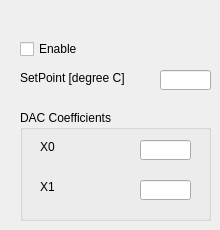
   <widget class="QWidget" name="TecTab">
    <attribute name="title">
     <string>Tec Control</string>
    </attribute>
    <widget class="QGroupBox" name="groupBox_24">
     <property name="geometry">
      <rect>
       <x>20</x>
       <y>110</y>
       <width>191</width>
       <height>111</height>
      </rect>
     </property>
     <property name="title">
      <string>DAC Coefficients</string>
     </property>
     <widget class="QLineEdit" name="TECX0Edt">
      <property name="geometry">
       <rect>
        <x>120</x>
        <y>30</y>
        <width>51</width>
        <height>20</height>
       </rect>
      </property>
     </widget>
     <widget class="QLineEdit" name="TECX1Edt">
      <property name="geometry">
       <rect>
        <x>120</x>
        <y>70</y>
        <width>51</width>
        <height>20</height>
       </rect>
      </property>
     </widget>
     <widget class="QLabel" name="label_99">
      <property name="geometry">
       <rect>
        <x>20</x>
        <y>30</y>
        <width>46</width>
        <height>14</height>
       </rect>
      </property>
      <property name="text">
       <string>X0</string>
      </property>
     </widget>
     <widget class="QLabel" name="label_100">
      <property name="geometry">
       <rect>
        <x>20</x>
        <y>70</y>
        <width>46</width>
        <height>14</height>
       </rect>
      </property>
      <property name="text">
       <string>X1</string>
      </property>
     </widget>
    </widget>
    <widget class="QCheckBox" name="TECEnableChk">
     <property name="geometry">
      <rect>
       <x>20</x>
       <y>40</y>
       <width>72</width>
       <height>18</height>
      </rect>
     </property>
     <property name="text">
      <string>Enable</string>
     </property>
    </widget>
    <widget class="QLineEdit" name="SetPointEdt">
     <property name="geometry">
      <rect>
       <x>160</x>
       <y>70</y>
       <width>51</width>
       <height>20</height>
      </rect>
     </property>
    </widget>
    <widget class="QLabel" name="label_98">
     <property name="geometry">
      <rect>
       <x>20</x>
       <y>70</y>
       <width>131</width>
       <height>16</height>
      </rect>
     </property>
     <property name="text">
      <string>SetPoint [degree C]</string>
     </property>
    </widget>
   </widget>
